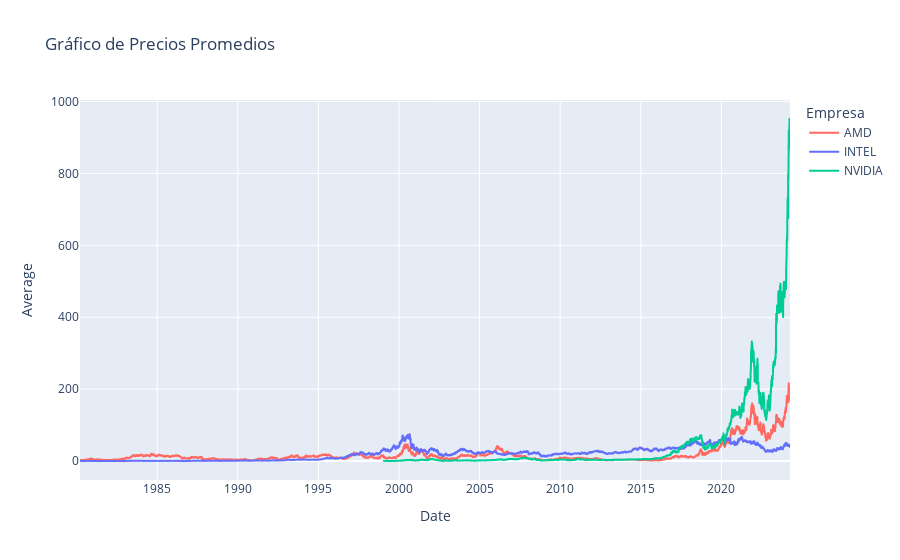

The code cell stored with this chart in its notebook:
### Code cell
# Crea un nuevo DataFrame combinando columnas específicas de los tres DataFrames 
# y agrega una columna 'Empresa' con el nombre respectivo de cada empresa como valor
df_combinado = pd.concat([
    df_AMD[['Date', 'Average',"Volume"]].assign(Empresa='AMD'), 
    df_INTEL[['Date', 'Average',"Volume"]].assign(Empresa='INTEL'),
    df_NVIDIA[['Date', 'Average',"Volume"]].assign(Empresa='NVIDIA')  
])

# Crea la gráfica con Plotly Express
fig = px.line(df_combinado, x='Date', y='Average', color='Empresa', 
              title='Gráfico de Precios Promedios',
              color_discrete_map={'AMD': '#ff6961','INTEL': '#636EFA','NVIDIA': '#00cc96'})  # Define los colores específicos para cada empresa

fig.show()  # Muestra el gráfico

### Figure 1 — Plotly figure (JSON) as saved in the notebook; plotly's stock layout.template omitted (floating-point values rounded to 4 significant figures; data arrays with more than 128 entries replaced by an {"elided": "..."} marker saying what was removed)
{"data": [{"hovertemplate": "Empresa=AMD<br>Date=%{x}<br>Average=%{y}<extra></extra>", "legendgroup": "AMD", "line": {"color": "#ff6961", "dash": "solid"}, "marker": {"symbol": "circle"}, "mode": "lines", "name": "AMD", "showlegend": true, "type": "scattergl", "x": {"elided": "11106 str values"}, "xaxis": "x", "y": {"elided": "11106 float values"}, "yaxis": "y"}, {"hovertemplate": "Empresa=INTEL<br>Date=%{x}<br>Average=%{y}<extra></extra>", "legendgroup": "INTEL", "line": {"color": "#636EFA", "dash": "solid"}, "marker": {"symbol": "circle"}, "mode": "lines", "name": "INTEL", "showlegend": true, "type": "scattergl", "x": {"elided": "11106 str values"}, "xaxis": "x", "y": {"elided": "11106 float values"}, "yaxis": "y"}, {"hovertemplate": "Empresa=NVIDIA<br>Date=%{x}<br>Average=%{y}<extra></extra>", "legendgroup": "NVIDIA", "line": {"color": "#00cc96", "dash": "solid"}, "marker": {"symbol": "circle"}, "mode": "lines", "name": "NVIDIA", "showlegend": true, "type": "scattergl", "x": {"elided": "6340 str values"}, "xaxis": "x", "y": {"elided": "6340 float values"}, "yaxis": "y"}], "layout": {"legend": {"title": {"text": "Empresa"}, "tracegroupgap": 0}, "title": {"text": "Gráfico de Precios Promedios"}, "xaxis": {"anchor": "y", "domain": [0, 1], "title": {"text": "Date"}}, "yaxis": {"anchor": "x", "domain": [0, 1], "title": {"text": "Average"}}}}
